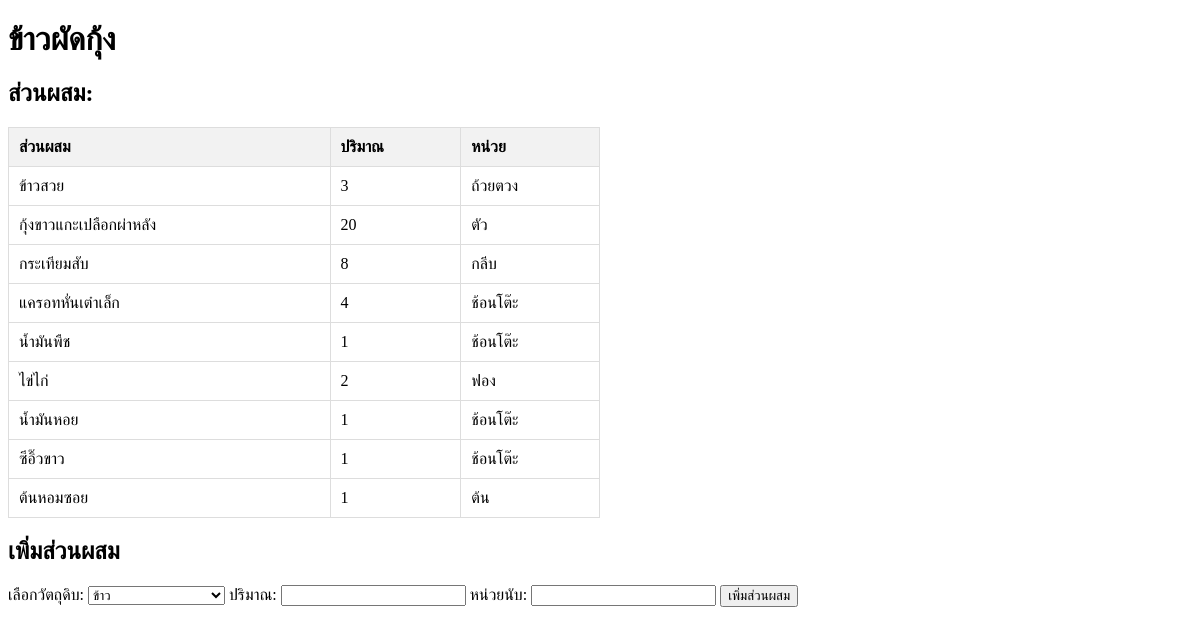
/dish.php?dishID=1, run on the app's committed database.
### tables this page shows
CREATE TABLE `dishes` (
  `DishID` int(11) NOT NULL,
  `DishName` varchar(255) NOT NULL
);

CREATE TABLE `dishingredients` (
  `DishID` int(11) NOT NULL,
  `IngredientID` int(11) NOT NULL,
  `Quantity` int(11) DEFAULT NULL,
  `MeasurementUnit` varchar(50) DEFAULT NULL
);

CREATE TABLE `ingredients` (
  `IngredientID` int(11) NOT NULL,
  `IngredientName` varchar(255) NOT NULL
);

### dish.php (the view, shortened to what this page needs)
<?php
$link = mysqli_connect('localhost', 'root', '', 'food');
$dish = [];
$resultIngredients = null;
if (isset($_GET['dishID'])) {
    $dishID = mysqli_real_escape_string($link, $_GET['dishID']);
    $queryDish = "SELECT Dishes.DishID, Dishes.DishName
                  FROM Dishes
                  WHERE Dishes.DishID = ?";
    $stmtDish = mysqli_prepare($link, $queryDish);
    mysqli_stmt_bind_param($stmtDish, "i", $dishID);
    mysqli_stmt_execute($stmtDish);
    $resultDish = mysqli_stmt_get_result($stmtDish);
    $dish = mysqli_fetch_assoc($resultDish);
    $queryIngredients = "SELECT DishIngredients.*, Ingredients.IngredientName
                         FROM DishIngredients
                         INNER JOIN Ingredients ON DishIngredients.IngredientID = Ingredients.IngredientID
                         WHERE DishIngredients.DishID = ?";
    $stmtIngredients = mysqli_prepare($link, $queryIngredients);
    mysqli_stmt_bind_param($stmtIngredients, "i", $dishID);
    mysqli_stmt_execute($stmtIngredients);
    $resultIngredients = mysqli_stmt_get_result($stmtIngredients);
}
?>
<!DOCTYPE html>
<html lang="en">
<head>
    <link rel="stylesheet" href="dish.css">
</head>
<body>
    <?php if (isset($dish['DishName'])) : ?>
        <h1><?php echo $dish['DishName']; ?></h1>
        <h2>ส่วนผสม:</h2>
        <table>
            <tr>
                <th>ส่วนผสม</th>
                <th>ปริมาณ</th>
                <th>หน่วย</th>
            </tr>
            <?php
            while ($row = mysqli_fetch_assoc($resultIngredients)) {
                echo "<tr>";
                echo "<td>{$row['IngredientName']}</td>";
                echo "<td>{$row['Quantity']}</td>";
                echo "<td>{$row['MeasurementUnit']}</td>";
                echo "</tr>";
            }
            ?>
        </table>
        <h2>เพิ่มส่วนผสม</h2>
        <form action="process.php" method="post">
            <label for="ingredientID">เลือกวัตถุดิบ:</label>
            <select name="ingredientID" required>
                <?php
                $resultIngredients = mysqli_query($link, "SELECT * FROM ingredients");
                while ($rowIngredient = mysqli_fetch_assoc($resultIngredients)) {
                    echo "<option value='{$rowIngredient['IngredientID']}'>{$rowIngredient['IngredientName']}</option>";
                }
                ?>
            </select>
            <label for="quantity">ปริมาณ:</label>
            <input type="number" name="quantity" required>
            <label for="measurementUnit">หน่วยนับ:</label>
            <input type="text" name="measurementUnit" required>
            <input type="submit" value="เพิ่มส่วนผสม">
        </form>
    <?php else : ?>
        <h1>ไม่พบข้อมูล</h1>
    <?php endif; ?>
</body>
</html>

### dish.css (style rules this page uses)
table { width: 50%; border-collapse: collapse; margin: 20px 0; }
table, th, td { border: 1px solid #ddd; }
th, td { padding: 10px; text-align: left; }
th { background-color: #f2f2f2; }

### data on the page
dishes: DishName "ข้าวผัดกุ้ง"
dishingredients: IngredientID.IngredientName "ข้าวสวย", Quantity "3", MeasurementUnit "ถ้วยตวง"
dishingredients: IngredientID.IngredientName "กุ้งขาวแกะเปลือกผ่าหลัง", Quantity "20", MeasurementUnit "ตัว"
dishingredients: IngredientID.IngredientName "กระเทียมสับ", Quantity "8", MeasurementUnit "กลีบ"
dishingredients: IngredientID.IngredientName "แครอทหั่นเต๋าเล็ก", Quantity "4", MeasurementUnit "ช้อนโต๊ะ"
dishingredients: IngredientID.IngredientName "น้ำมันพืช", Quantity "1", MeasurementUnit "ช้อนโต๊ะ"
dishingredients: IngredientID.IngredientName "ไข่ไก่", Quantity "2", MeasurementUnit "ฟอง"
dishingredients: IngredientID.IngredientName "น้ำมันหอย", Quantity "1", MeasurementUnit "ช้อนโต๊ะ"
dishingredients: IngredientID.IngredientName "ซีอิ๊วขาว", Quantity "1", MeasurementUnit "ช้อนโต๊ะ"
dishingredients: IngredientID.IngredientName "ต้นหอมซอย", Quantity "1", MeasurementUnit "ต้น"

### other printed values
form field ingredientID "ข้าว"
